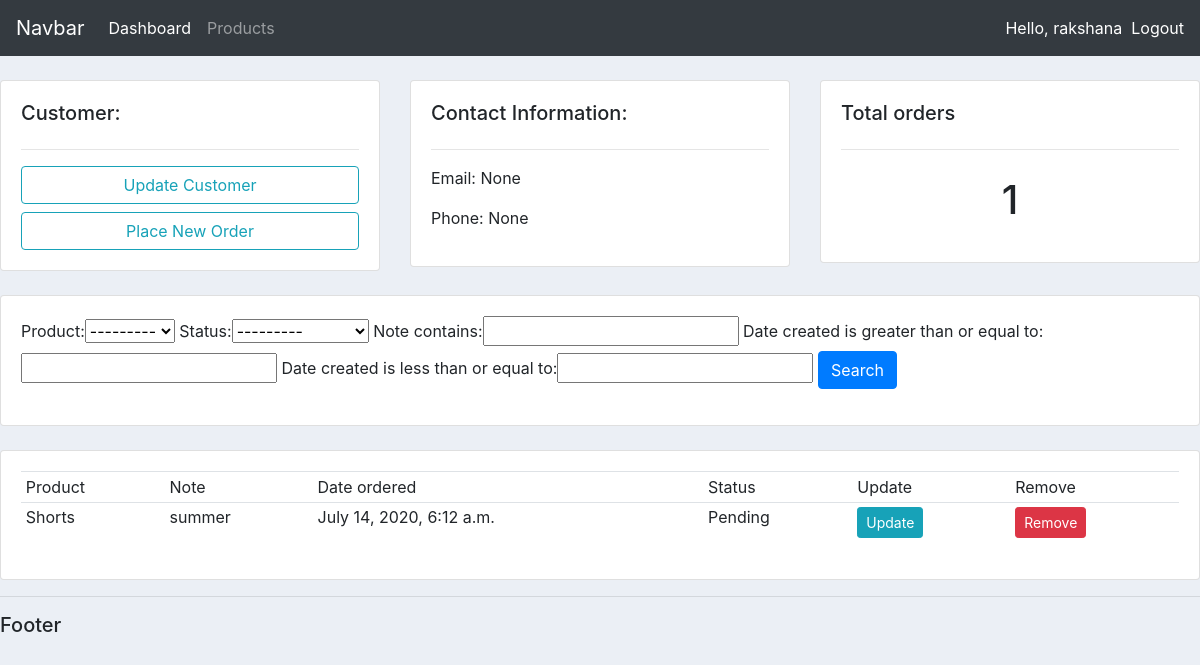
The page /customer/7/ (signed in) on the database its author committed.
### accounts/models.py (models this page shows, shortened)
class Customer(models.Model):
    user = models.OneToOneField(User, null=True,blank=True, on_delete=models.CASCADE)
    name = models.CharField(max_length=200, null=True)
    phone = models.CharField(max_length=200, null=True)
    email = models.CharField(max_length=200, null=True)
    profile_pic = models.ImageField(default="pro_pic.png", null=True, blank=True)
    date_created = models.DateTimeField(auto_now_add=True, null=True)

class Order(models.Model):
    STATUS = (
        ('Pending', 'Pending'),
        ('Out for delivery', 'out for delivery'),
        ('Delivery', 'Delivery'),
    )
    customer = models.ForeignKey(Customer, null=True, on_delete=models.SET_NULL)
    product = models.ForeignKey(Product, null=True, on_delete=models.SET_NULL)
    date_created = models.DateTimeField(auto_now_add=True, null=True)
    status = models.CharField(max_length=200, null=True, choices=STATUS)
    note = models.CharField(max_length=1000, null=True)

class Product(models.Model):
    CATEGORY = (
        ('Indoor', 'Indoor'),
        ('Out Door', 'Out Door'),
    )
    name = models.CharField(max_length=200, null=True)
    price = models.FloatField(null=True)
    category = models.CharField(max_length=200, null=True, choices=CATEGORY)
    description = models.CharField(max_length=200, null=True, blank=True)
    date_created = models.DateTimeField(auto_now_add=True, null=True)
    tags = models.ManyToManyField(Tag)
    def __str__(self):
        return self.name

### accounts/decorators.py (the view)
        def wrapper_func(request, *args, **kwargs):
            group = None
            if request.user.groups.exists():
                group = request.user.groups.all()[0].name
            if group in allowed_roles:
                return view_func(request, *args, **kwargs)
            else:
                return HttpResponse('You are not authorized to view this page')

### accounts/views.py (called while the page is built)
@login_required(login_url='login')
@allowed_user(allowed_roles=['admin'])
def customer(request, pk_test):
    customers = Customer.objects.get(id=pk_test)
    orders = customers.order_set.all()
    order_count = orders.count()
    myFilter = OrderFilter(request.GET, queryset=orders)
    orders = myFilter.qs
    context = {
        'customers': customers,
        'orders': orders,
        'order_count': order_count,
        'myFilter': myFilter
    }
    return render(request, 'accounts/customer.html', context)

### accounts/templates/accounts/customer.html
{% extends 'accounts/main.html' %}
{% block content %}
<br>
<div class="row">
    <div class="col-md">
        <div class="card card-body">
            <h5>Customer:</h5>
            <hr>
            <a href="{% url 'update_customer' %}" class="btn btn-outline-info bnt-sm btn-block">Update Customer</a>
            <a href="{% url 'create_order' customers.id%}" class="btn btn-outline-info bnt-sm btn-block">Place New Order</a>
        </div>
    </div>
    <div class="col-md">
        <div class="card card-body">
            <h5>Contact Information:</h5>
            <hr>
            <p>Email: {{customers.email}}</p>
            <p>Phone: {{customers.phone}}</p>
        </div>
    </div>
    <div class="col-md">
        <div class="card card-body">
            <h5>Total orders</h5>
            <hr>
            <h1 style="text-align: center; padding: 10px;">{{order_count}}</h1>
        </div>
    </div>
</div>
<br>
<div class="row">
    <div class="col">
        <div class="card card-body">
            <form action="" method="get">
                {{myFilter.form}}
                <button class="btn btn-primary" type="submit">Search</button>
            </form>
        </div>
    </div>
</div>
<br>
<div class="row">
    <div class="col-md">
        <div class="card card-body">
            <table class="table table-sm">
                <tr>
                    <td>Product</td>
                    <td>Note</td>
                    <td>Date ordered</td>
                    <td>Status</td>
                    <td>Update</td>
                    <td>Remove</td>
                </tr>
                {% for order in orders %}
                <tr>
                    <td>{{order.product}}</td>
                    <td>{{order.note}}</td>
                    <td>{{order.date_created}}</td>
                    <td>{{order.status}}</td>
                    <td><a href="#" class="btn btn-sm btn-info">Update</a></td>
                    <td><a href="#" class="btn btn-sm btn-danger">Remove</a></td>
                </tr>
                {% endfor %}
            </table>
        </div>
    </div>
</div>
{% endblock %}

### accounts/templates/accounts/navbar.html (shortened to what this page needs)
<nav class="navbar navbar-expand-lg navbar-dark bg-dark">
  <a class="navbar-brand" href="#">Navbar</a>
  <div class="collapse navbar-collapse" id="navbarNav">
    <ul class="navbar-nav">
      {% if request.user.is_staff %}
      <li class="nav-item active">
        <a class="nav-link" href="{% url 'home' %}">Dashboard </a>
      </li>
      <li class="nav-item">
        <a class="nav-link" href="{% url 'products' %}">Products</a>
      </li>
      {% else %}
       <li class="nav-item">
        <a class="nav-link" href="{% url 'account' %}">Settings</a>
      </li>
      {% endif %}
    </ul>
  </div>
  <span class="text-white">Hello, {{request.user}} &nbsp </span>
  <span><a href="{% url 'logout' %}" class="text-white">Logout</a></span>
</nav>

### static/css/main.css (style rules this page uses)
body { background-color:#ebeff5; }

### rows shown on the page
Customer: email "None", phone "None"
Order: product "Shorts", note "summer", date_created "July 14, 2020, 6:12 a.m.", status "Pending"

### other values the page prints
{{ request.user }} "rakshana"
{{ order_count }} "1"
